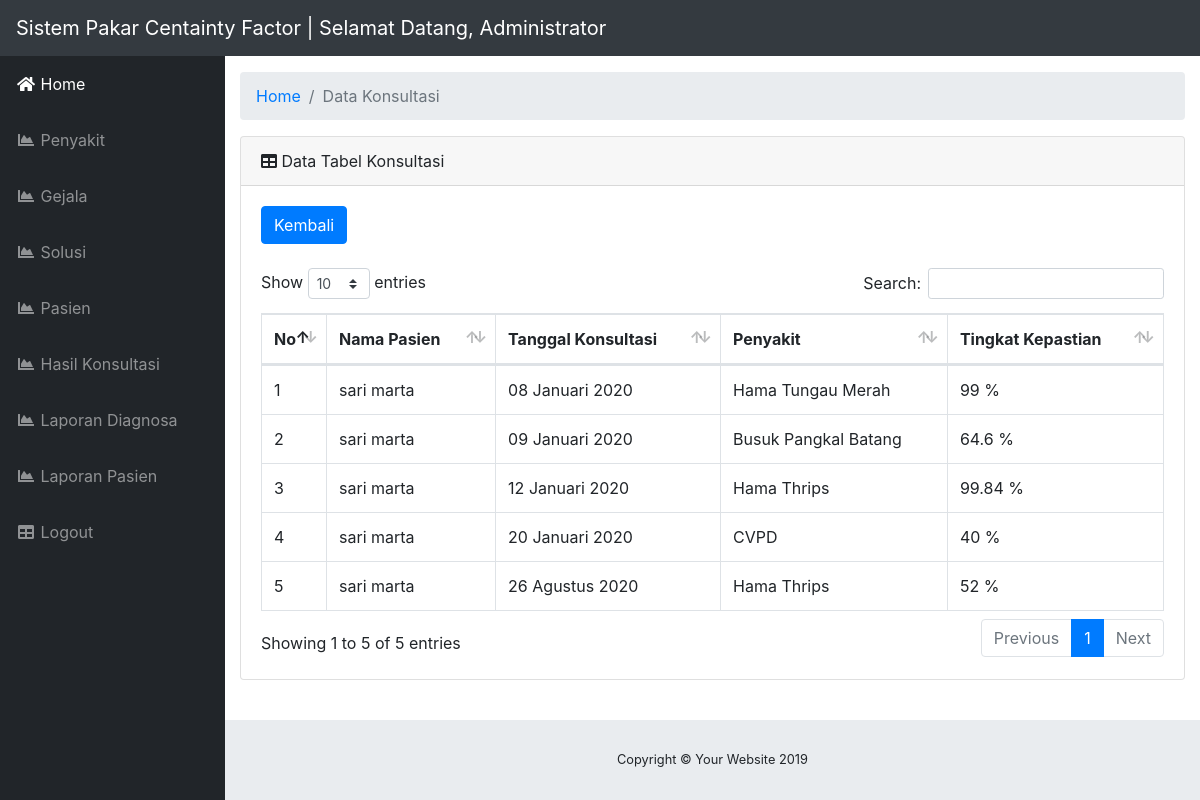
Screenshot of /admin/index.php?page=module/Konsultasi/detail&id=6 (signed in) with the database file from the repository.
### tables this page shows
CREATE TABLE `tb_Konsultasi` (
  `konsultasi_id` int(11) NOT NULL,
  `penyakit_id` varchar(11) NOT NULL,
  `konsultasi_tgl` date NOT NULL,
  `konsultasi_hasil` float NOT NULL,
  `pasien_id` int(11) NOT NULL
);

CREATE TABLE `tb_Pasien` (
  `pasien_id` int(11) NOT NULL,
  `pasien_user` varchar(50) NOT NULL,
  `pasien_pass` varchar(50) NOT NULL,
  `pasien_nama` varchar(50) NOT NULL,
  `pasien_jk` varchar(50) NOT NULL,
  `pasien_tgl_lahir` date NOT NULL,
  `pasien_alamat` varchar(100) NOT NULL
);

CREATE TABLE `tb_Penyakit` (
  `penyakit_id` varchar(5) NOT NULL,
  `penyakit_nama` varchar(50) NOT NULL,
  `penyakit_ket` text NOT NULL
);

### assets/model/conf.php (called while the page is built, shortened)
<?php
$conn = mysqli_connect('localhost', 'root', '', 'db_pakar_cf');
class Conf
{
    public function get($query)
    {
        global $conn;
        $ambil = $conn->query($query);
        $hasil = [];
        while ($pecah = $ambil->fetch_object()) {
            $hasil[] = $pecah;
        }
        return $hasil;
    }
}

### assets/model/db.php (called while the page is built, shortened)
<?php
include 'conf.php';
class Db extends Conf
{
    public function getAllKonsultasi($id)
    {
        $query = $this->get("   SELECT * FROM `tb_Konsultasi`
                                LEFT JOIN tb_Pasien ON tb_Konsultasi.pasien_id=tb_Pasien.pasien_id
                                LEFT JOIN tb_Penyakit ON tb_Konsultasi.penyakit_id=tb_Penyakit.penyakit_id
                                WHERE tb_Konsultasi.pasien_id = '$id'");
        return $query;
    }
}

### assets/libs/helper/helper.php (called while the page is built, shortened)
<?php
function TglIndo($date)
{
    $BulanIndo = array("Januari", "Februari", "Maret", "April", "Mei", "Juni", "Juli", "Agustus", "September", "Oktober", "November", "Desember");
    $tahun = substr($date, 0, 4);
    $bulan = substr($date, 5, 2);
    $tgl   = substr($date, 8, 2);
    $result = $tgl . " " . $BulanIndo[(int) $bulan - 1] . " " . $tahun;
    return ($result);
}

### admin/module/Konsultasi/detail.php (the view)
<?php
$id = $_GET['id'];
$dKonsultasi = $db->getAllKonsultasi($id);
?>
<ol class="breadcrumb">
    <li class="breadcrumb-item">
        <a href="index.php">Home</a>
    </li>
    <li class="breadcrumb-item active">Data Konsultasi</li>
</ol>
<div class="card mb-3">
    <div class="card-header">
        <i class="fas fa-table"></i>
        Data Tabel Konsultasi</div>
    <div class="card-body">
        <div class="table-responsive">
            <a href="?page=module/Konsultasi/index" class="btn btn-primary ">Kembali</a>
            <br><br>
            <table class="table table-bordered" id="dataTable" width="100%" cellspacing="0">
                <thead>
                    <tr>
                        <th width="10px">No</th>
                        <th>Nama Pasien</th>
                        <th>Tanggal Konsultasi</th>
                        <th>Penyakit</th>
                        <th>Tingkat Kepastian</th>
                    </tr>
                </thead>
                <tbody>
                    <?php
                    foreach ($dKonsultasi as $no => $dKonsultasi) {
                    ?>
                        <tr>
                            <td><?= ++$no ?></td>
                            <td><?= $dKonsultasi->pasien_nama ?></td>
                            <td><?= TglIndo($dKonsultasi->konsultasi_tgl) ?></td>
                            <td><?= $dKonsultasi->penyakit_nama ?></td>
                            <td><?= $dKonsultasi->konsultasi_hasil ?> %</td>
                        </tr>
                    <?php }  ?>
                </tbody>
            </table>
        </div>
    </div>
</div>

### rows the page displays
tb_konsultasi: pasien.pasien_nama "sari marta", konsultasi_tgl "08 Januari 2020", penyakit.penyakit_nama "Hama Tungau Merah", konsultasi_hasil "99"
tb_konsultasi: pasien.pasien_nama "sari marta", konsultasi_tgl "09 Januari 2020", penyakit.penyakit_nama "Busuk Pangkal Batang", konsultasi_hasil "64.6"
tb_konsultasi: pasien.pasien_nama "sari marta", konsultasi_tgl "12 Januari 2020", penyakit.penyakit_nama "Hama Thrips", konsultasi_hasil "99.84"
tb_konsultasi: pasien.pasien_nama "sari marta", konsultasi_tgl "20 Januari 2020", penyakit.penyakit_nama "CVPD", konsultasi_hasil "40"
tb_konsultasi: pasien.pasien_nama "sari marta", konsultasi_tgl "26 Agustus 2020", penyakit.penyakit_nama "Hama Thrips", konsultasi_hasil "52"
